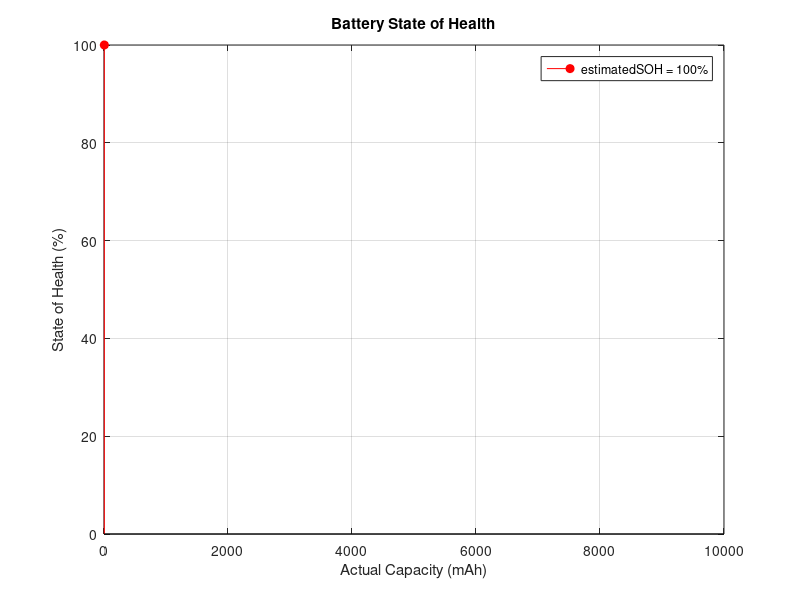

MATLAB code to generate this figure:
fprintf("*** By: GUIZENI Oumayma ***\n");
fprintf("*** Date: 28-05-2023 ***\n");
pause(3);

fprintf("\n"); 
% Define and assign a value to rated_capacity
rated_capacity = input('Enter the capacity specified by the manufacturer in mAh:');

% user input actual capacity in mAh
fprintf('Hint: Enter actual_capacity or press enter \n');
actual_capacity = input('Enter the actual capacity of your battery in mAh: '); % mAh 

if actual_capacity > rated_capacity
    disp('This is not correct rated_capacity should be greater then the actual_capacity ');
    actual_capacity = input('Enter the actual capacity of your battery in mAh: '); % mAh
end
% calculate manually the actual_capacity
% if isempty(actual_capacity)
%     Current = input('Enter the current value in mA: '); % A
%     Time = input('Enter the actual time in ms: '); % s
%     actual_capacity = Current * Time;
% end

% Estimate SOC
soh_estimated = (actual_capacity / rated_capacity) * 100;

if soh_estimated < 0 || soh_estimated > 100
    disp("This is incorrect.please try again")
else
% Display the calculated SOH
disp(['State of Health (SOH): ', num2str(soh_estimated), '%']);

% Plotting the State of Health (SOH)
figure
stem(actual_capacity,soh_estimated,'ro','filled');
axis([0 10000 0 100]);
title('Battery State of Health');
xlabel('Actual Capacity (mAh)');
ylabel('State of Health (%)');
grid on;

 % Add legend for estimated SOC values
legend_entries = cell(1, length(soh_estimated));
for i = 1:length(soh_estimated)
    legend_entries{i} = ['estimatedSOH = ' num2str(soh_estimated(i)) '%'];
end
legend(legend_entries);

% Save the graph as PNG
     print -dpng soh_graph_with_capacity_method.png;
end
